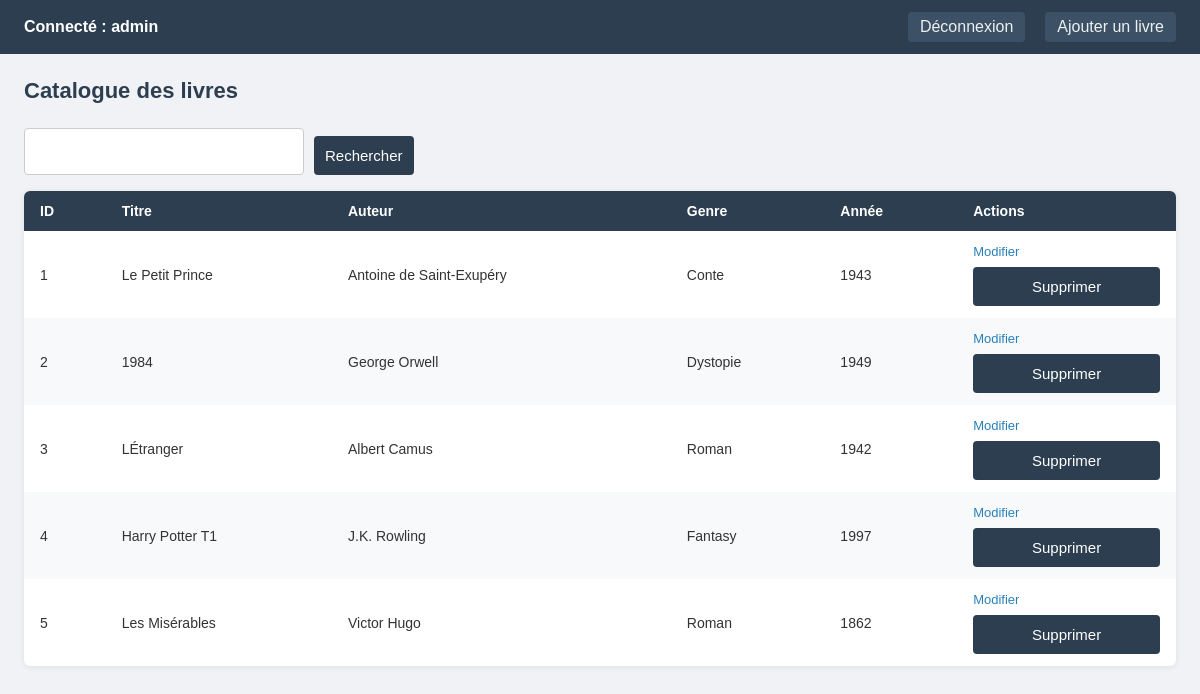
Screenshot of /index.php?action=livres (signed in) with the database file from the repository.
### tables this page shows
CREATE TABLE livres (
    id     INT AUTO_INCREMENT PRIMARY KEY,
    titre  VARCHAR(255) NOT NULL,
    auteur VARCHAR(255) NOT NULL,
    genre  VARCHAR(100),
    annee  INT
);

### controllers/LivreController.php (called while the page is built, shortened)
<?php
require_once __DIR__ . '/../models/LivreModel.php';
class LivreController
{
    public function index()
    {
        $search = $_GET['search'] ?? '';
        $livres = LivreModel::getAll($search);
        require __DIR__ . '/../views/livres/index.php';
    }
}

### models/LivreModel.php (called while the page is built, shortened)
<?php
class LivreModel
{
    public static function getAll($search = '')
    {
        $db = getDB();
        if ($search !== '') {
            $stmt = $db->prepare("SELECT * FROM livres WHERE titre LIKE :search OR auteur LIKE :search");
            $stmt->bindValue(':search', '%' . $search . '%');
        } else {
            $stmt = $db->prepare("SELECT * FROM livres");
        }
        $stmt->execute();
        return $stmt->fetchAll(PDO::FETCH_ASSOC);
    }
}

### views/livres/index.php (the view, shortened to what this page needs)
<!DOCTYPE html>
<html lang="fr">
<head>
    <link rel="stylesheet" href="assets/style.css">
</head>
<body>
    <nav>
        <span>Connecté : <?= $_SESSION['user'] ?></span>
        <a href="index.php?action=logout">Déconnexion</a>
        <?php if ($_SESSION['role'] === 'admin'): ?>
            <a href="index.php?action=create">Ajouter un livre</a>
        <?php endif; ?>
    </nav>
    <h1>Catalogue des livres</h1>
    <form class="search-form" method="GET" action="index.php">
        <input type="text" name="search" value="<?= htmlspecialchars($search) ?>">
        <button type="submit">Rechercher</button>
    </form>
    <table>
        <thead>
            <tr>
                <th>ID</th>
                <th>Titre</th>
                <th>Auteur</th>
                <th>Genre</th>
                <th>Année</th>
                <th>Actions</th>
            </tr>
        </thead>
        <tbody>
            <?php foreach ($livres as $livre): ?>
                <tr>
                    <td><?= htmlspecialchars($livre['id']) ?></td>
                    <td><?= htmlspecialchars($livre['titre']) ?></td>
                    <td><?= htmlspecialchars($livre['auteur']) ?></td>
                    <td><?= htmlspecialchars($livre['genre']) ?></td>
                    <td><?= htmlspecialchars($livre['annee']) ?></td>
                    <td>
                        <a href="index.php?action=edit&id=<?= $livre['id'] ?>">Modifier</a>
                        <?php if ($_SESSION['role'] === 'admin'): ?>
                            <form method="POST" action="index.php?action=delete">
                                <button type="submit">Supprimer</button>
                            </form>
                        <?php endif; ?>
                    </td>
                </tr>
            <?php endforeach; ?>
        </tbody>
    </table>
</body>
</html>

### index.php (shortened to what this page needs)
<?php
require_once __DIR__ . '/controllers/LivreController.php';
$action = $_GET['action'] ?? 'login';
$livreCtrl = new LivreController();
switch ($action) {
    case 'livres':
        $livreCtrl->index();
        break;
}

### assets/style.css (style rules this page uses)
* { box-sizing: border-box; margin: 0; padding: 0; }
body { font-family: Arial, sans-serif; background: #f0f2f5; color: #333; }
nav { background: #2c3e50; color: white; padding: 12px 24px; display: flex; align-items: center; gap: 20px; }
nav a { color: #ecf0f1; text-decoration: none; padding: 6px 12px; border-radius: 4px; background: #3d5166; }
nav span { margin-right: auto; font-weight: bold; }
form { display: flex; flex-direction: column; gap: 12px; }
input[type="text"], input[type="password"], input[type="number"], select { padding: 10px 12px; border: 1px solid #ccc; border-radius: 4px; font-size: 14px; width: 100%; }
button[type="submit"] { background: #2c3e50; color: white; padding: 11px; border: none; border-radius: 4px; font-size: 15px; cursor: pointer; margin-top: 8px; }
h1 { padding: 24px; font-size: 22px; color: #2c3e50; }
form.search-form { display: flex; flex-direction: row; padding: 0 24px 16px; gap: 10px; }
form.search-form input { width: 280px; }
table { width: calc(100% - 48px); margin: 0 24px 30px; border-collapse: collapse; background: white; border-radius: 6px; overflow: hidden; box-shadow: 0 1px 6px rgba(0,0,0,0.08); }
thead { background: #2c3e50; color: white; }
th, td { padding: 12px 16px; text-align: left; font-size: 14px; }
tbody tr:nth-child(even) { background: #f8f9fa; }
td a { color: #2980b9; text-decoration: none; margin-right: 10px; font-size: 13px; }

### rows the page displays
livres: id "1", titre "Le Petit Prince", auteur "Antoine de Saint-Exupéry", genre "Conte", annee "1943"
livres: id "2", titre "1984", auteur "George Orwell", genre "Dystopie", annee "1949"
livres: id "3", titre "LÉtranger", auteur "Albert Camus", genre "Roman", annee "1942"
livres: id "4", titre "Harry Potter T1", auteur "J.K. Rowling", genre "Fantasy", annee "1997"
livres: id "5", titre "Les Misérables", auteur "Victor Hugo", genre "Roman", annee "1862"

### other values shown
$_SESSION['user'] "admin"
